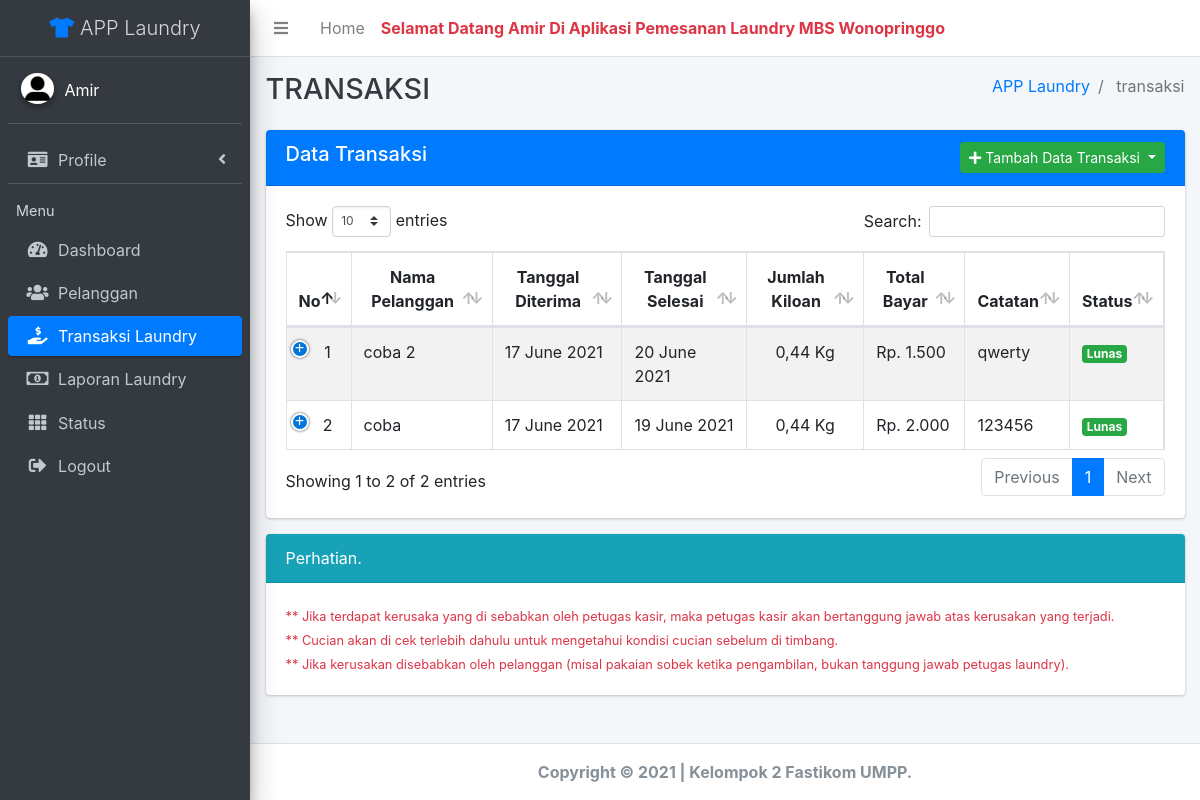
The page /index.php?page=transaksi (signed in) on the database its author committed.
### tables this page shows
CREATE TABLE `tb_user` (
  `id` int(11) NOT NULL,
  `nama_user` varchar(50) NOT NULL,
  `username` varchar(50) NOT NULL,
  `password` varchar(125) NOT NULL,
  `level` varchar(15) NOT NULL,
  `foto` varchar(50) NOT NULL
);

CREATE TABLE `tb_transaksi` (
  `id_transaksi` int(11) NOT NULL,
  `id_pelanggan` int(11) NOT NULL,
  `id_user` int(11) NOT NULL,
  `layanan` varchar(20) NOT NULL,
  `tgl_diterima` date NOT NULL,
  `tgl_selesai` date NOT NULL,
  `jml_kiloan` decimal(3,2) NOT NULL,
  `harga` int(11) NOT NULL,
  `tot_bayar` int(11) NOT NULL,
  `status` varchar(20) NOT NULL,
  `catatan` text NOT NULL
);

CREATE TABLE `tb_pelanggan` (
  `id_pelanggan` int(11) NOT NULL,
  `nama_pelanggan` varchar(50) NOT NULL,
  `alamat` text NOT NULL,
  `id_status` int(11) NOT NULL,
  `no_tlp` varchar(20) NOT NULL
);

### page/transaksi/transaksi.php (the view, shortened to what this page needs)
<div class="col-lg">
  <div class="card">
              <div class="card-header bg-primary">
              	<div class="dropdown">
                            <button class="btn btn-success btn-sm float-right dropdown-toggle" type="button" id="dropdownMenuButton" data-toggle="dropdown" aria-haspopup="true" aria-expanded="false">
                                <i class="fas fa-plus mr-1"></i>Tambah Data Transaksi
                            </button>
                        </div>
                <h5 class="m-0">Data Transaksi</h5>
              </div>
              <div class="card-body">
                  <table id="example1" class="table table-bordered table-striped">
                    <thead>
                    <tr class="text-center">
                      <th>No</th>
                      <th>Nama Pelanggan</th>
                      <th>Tanggal Diterima</th>
                      <th>Tanggal Selesai</th>
                      <th>Jumlah Kiloan</th>
                      <th>Total Bayar</th>
                      <th>Catatan</th>
                      <th>Status</th>
                    </tr>
                    </thead>
                    <tbody>
                    <tr>
                      <?php
                      $i = 1;
                           $sql2 = $koneksi->query("SELECT * FROM tb_transaksi, tb_pelanggan, tb_user WHERE tb_transaksi.id_pelanggan = tb_pelanggan.id_pelanggan AND tb_transaksi.id_user = tb_user.id ORDER BY id_transaksi DESC");
                    		while ($data = $sql2->fetch_assoc()) {
                      ?>
                      <td class="text-center"><?= $i++ ?></td>
                      <td><?= $data['nama_pelanggan'] ?>
                      </td>
                      <td ><?= date('d F Y', strtotime($data['tgl_diterima'])) ?></td>
                      <td><?= date('d F Y', strtotime($data['tgl_selesai'])) ?></td>
                      <td class="text-center"><?= number_format($data['jml_kiloan'],2,',',',') ?> Kg</td>
                      <td>
                      	<?php
                      		$ratusan = substr($data['tot_bayar'], -3);
                      		if($ratusan >= 000 && $ratusan <= 250) {
                            $akhir = $data['tot_bayar'] - $ratusan;
                          }else if($ratusan >= 251 && $ratusan <= 750){
                            $akhir = $data['tot_bayar'] - $ratusan + 500;
                          }else if($ratusan >= 751 && $ratusan <= 999){
                            $akhir = $data['tot_bayar'] - $ratusan + 1000;
                          }
                      		echo  "Rp. " . number_format($akhir,0,',','.');
                      	?>
                      </td>
                      <td><?= $data['catatan'] ?></td>
                      <td>
                      		<?php if($data['status'] == 'Lunas') { ?>
                      			<span class="badge badge-success"><?= $data['status'] ?></span>
                      		<?php }else{ ?>
                      			<span class="badge badge-danger"><?= $data['status'] ?></span>
                      		<?php } ?>
                      </td>
                    </tr>
                   <?php } ?>
                  </tbody>
                </table>
              </div>
            </div>
        <div class="card ">
            <div class="card-header bg-info">
                Perhatian.
            </div>
            <div class="card-body">
              <small class="text-danger">
                ** Jika terdapat kerusaka yang di sebabkan oleh petugas kasir, maka petugas kasir akan bertanggung jawab atas kerusakan yang terjadi. <br>
                ** Cucian akan di cek terlebih dahulu untuk mengetahui kondisi cucian sebelum di timbang. <br>
                ** Jika kerusakan disebabkan oleh pelanggan (misal pakaian sobek ketika pengambilan, bukan tanggung jawab petugas laundry).
              </small>
            </div>
          </div>
        </div>

### index.php (shortened to what this page needs)
<?php
    include "include/koneksi.php";
    if($_SESSION['Admin'] || $_SESSION['Kasir']) {
      if($_SESSION['Admin']) {
        $user = $_SESSION['Admin'];
      }else if($_SESSION['Kasir']) {
        $user = $_SESSION['Kasir'];
      }
      $sql_user = $koneksi->query("SELECT * FROM tb_user WHERE id = '$user'");
      $data_user = $sql_user->fetch_assoc();
      $nama     = $data_user['nama_user'];
      $gambar   = $data_user['foto'];
?>
<!DOCTYPE html>
<html lang="en">
<head>
  <link rel="stylesheet" href="assets/plugins/fontawesome-free/css/all.min.css">
    <link rel="stylesheet" href="assets/plugins/datatables-bs4/css/dataTables.bootstrap4.min.css">
    <link rel="stylesheet" href="assets/plugins/datatables-responsive/css/responsive.bootstrap4.min.css">
    <link rel="stylesheet" href="assets/plugins/select2/css/select2.min.css">
    <link rel="stylesheet" href="assets/dist/css/adminlte.min.css">
    <link rel="stylesheet" href="assets/plugins/daterangepicker/daterangepicker.css">
        <link href="assets/style.css" rel="stylesheet">
</head>
<body class="hold-transition sidebar-mini">
<div class="wrapper">
  <nav class="main-header navbar navbar-expand navbar-white navbar-light">
    <ul class="navbar-nav">
      <li class="nav-item">
        <a class="nav-link" data-widget="pushmenu" href="#" role="button"><i class="fas fa-bars"></i></a>
      </li>
      <li class="nav-item d-none d-sm-inline-block">
        <a href="index.php" class="nav-link">Home</a>
      </li>
    </ul>
  <marquee><strong class="text-danger">Selamat Datang <?= $nama ?> Di Aplikasi Pemesanan Laundry MBS Wonopringgo</strong></marquee>
  </nav>
  <aside class="main-sidebar sidebar-dark-primary elevation-4">
    <a href="index.php" class="brand-link text-center">
      <i class="fas fa-tshirt text-primary"></i>
      <span class="brand-text font-weight-light">APP Laundry</span>
    </a>
    <div class="sidebar">
      <div class="user-panel mt-3 pb-3 mb-3 d-flex">
        <div class="image">
          <img src="assets/img/user/<?= $gambar; ?>" class="img-circle elevation-2" alt="User Image">
        </div>
        <div class="info">
          <div class="d-block text-white"><?= $nama ?></div>
        </div>
      </div>
      <ul class="nav nav-pills nav-sidebar flex-column " data-widget="treeview" role="menu" data-accordion="false">
          <li class="nav-item has-treeview user-panel <?php
                                                   if($_GET['page'] == "profile") {
                                                    echo "menu-open";
                                                   } ?>">
            <a href="#" class="nav-link ">
              <i class="nav-icon fas fa-id-card"></i>
              <p>
               Profile
                <i class="right fas fa-angle-left"></i>
              </p>
            </a>
          </li>
      <nav class="mt-2">
        <ul class="nav nav-pills nav-sidebar flex-column" data-widget="treeview" role="menu" data-accordion="false">
          <li class="nav-header">Menu</li>
          <?php include "include/menu.php" ?>
        </ul>
      </nav>
    </div>
  </aside>
  <div class="content-wrapper">
    <div class="content-header">
      <div class="container-fluid">
        <div class="row mb-2">
          <div class="col-sm-6">
            <h1 class="m-0 text-dark">
                        <?php if($_GET['page'] == '') {
                          echo 'DASHBOARD';
                        }else if($_GET['page'] == 'pelanggan') {
                          echo strtoupper($_GET['page']);
                        }else if($_GET['page'] == 'transaksi') {
                          echo strtoupper($_GET['page']);
                        }else if($_GET['page'] == 'laporan') {
                          echo strtoupper($_GET['page']);
                        }else if($_GET['page'] == 'user') {
                          echo strtoupper($_GET['page']);
                        }else if($_GET['page'] == 'status') {
                          echo strtoupper($_GET['page']);
                        }else if($_GET['page'] == 'profile') {
                          echo strtoupper($_GET['page']. ' saya') ;
                        }
                        ?>
            </h1>
          </div>
          <div class="col-sm-6">
            <ol class="breadcrumb float-sm-right">
              <li class="breadcrumb-item text-primary">APP Laundry</li>
              <li class="breadcrumb-item active">
                    <?php if($_GET['page'] == '') {
                          echo 'DASHBOARD';
                        }else if($_GET['page'] == 'pelanggan') {
                          echo $_GET['page'];
                        }else if($_GET['page'] == 'transaksi') {
                          echo $_GET['page'];
                        }else if($_GET['page'] == 'laporan') {
                          echo $_GET['page'];
                        }else if($_GET['page'] == 'user') {
                          echo $_GET['page'];
                        }else if($_GET['page'] == 'status') {
                          echo $_GET['page'];
                        }else if($_GET['page'] == 'profile') {
                          echo strtoupper($_GET['page']. ' saya') ;
                        }
                        ?>
              </li>
            </ol>
          </div>
        </div>
      </div>
    </div>
    <div class="content">
      <div class="container-fluid">
        <div class="row">
          <?php include "include/isi.php"; ?>
        </div>
      </div>
    </div>
  </div>
  <footer class="main-footer text-center">
    <strong>Copyright &copy; 2021 | Kelompok 2 Fastikom UMPP.</strong>
  </footer>
</div>
</body>
</html>
<?php
      }else{
        echo "
            <script>
                  alert('Anda Harus Melakukan Login Terlebih Dahulu..!');
                  window.location.href='login.php';
            </script> ";
      }
?>

### rows shown on the page
tb_user: nama_user "Amir", foto (placeholder picture)
tb_transaksi: id_pelanggan.nama_pelanggan "coba 2", tgl_diterima "17 June 2021", tgl_selesai "20 June 2021", jml_kiloan "0,44", tot_bayar "1.500", catatan "qwerty", status "Lunas"
tb_transaksi: id_pelanggan.nama_pelanggan "coba", tgl_diterima "17 June 2021", tgl_selesai "19 June 2021", jml_kiloan "0,44", tot_bayar "2.000", catatan "123456", status "Lunas"

### other values the page prints
$_GET['page'] "TRANSAKSI"
$_GET['page'] "transaksi"
